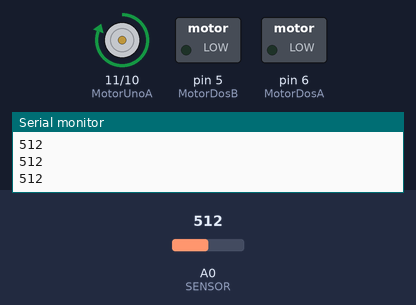
Bench run of a sketch on a simulated Arduino Uno, built with avr-gcc and run on an emulated ATmega328P. Shown: motor-driver pin pairs drawn as motors (green arrow = first pin HIGH = forward, orange = second pin HIGH = backward, longer = more drive), switched loads named in the sketch (green lamp = pin HIGH), the last lines printed to the serial monitor. The test bench sets the inputs (shaded band); at power-on: A0 (SENSOR) = 512.

Above: at 1.2 s.
1.3 s: A0 (SENSOR) set to 0
At 1.6 s:
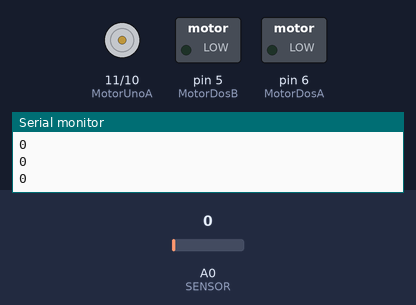
2.8 s: A0 (SENSOR) set to 122
At 4.1 s:
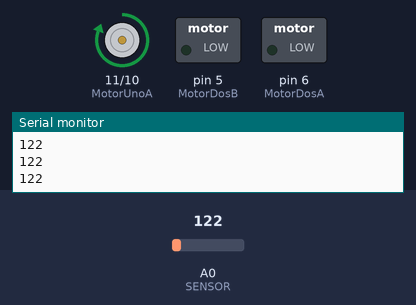
Timing chart, 0 to 5.8 s (numbered marks = the images above; inputs shaded):
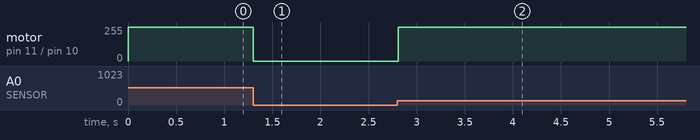

Measured:
- after the input at 1.3 s, motor on pin 11 (MotorUnoA) / pin 10 (MotorUnoB): forward 255/255 → stopped at once
- after the input at 2.8 s, motor on pin 11 (MotorUnoA) / pin 10 (MotorUnoB): stopped → forward 255/255 at once

The sketch:

MOTOR.ino
```cpp
int MotorUnoA = 11;
int MotorUnoB = 10;
int MotorDosA = 6;
int MotorDosB = 5;

const int SENSOR = A0;
int sensorvalue = 0;

void setup() {
  pinMode(MotorUnoA, OUTPUT);
  pinMode(MotorUnoB, OUTPUT);
  pinMode(MotorDosA, OUTPUT);
  pinMode(MotorDosB, OUTPUT);
  Serial.begin(9600);
}

void loop() {
  sensorvalue = analogRead(SENSOR);
  Serial.println(sensorvalue);

  if(sensorvalue > 0){
    digitalWrite(MotorUnoA, HIGH);
     digitalWrite(MotorUnoB, LOW);

  }else{
    digitalWrite(MotorUnoA, LOW);
     digitalWrite(MotorUnoB, LOW);
  }

}
```
